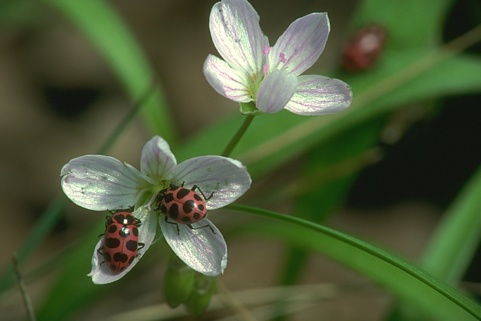
%> input picture ComputerVision/lista1/Q2/img/35008.jpg, 481 x 321 px
$ octave q2.m   (GNU Octave 9; MATLAB toolbox functions it lacks are replaced by stand-ins)
%> lines starting %> are read from the running program, lines starting %| are printed output that depends on the picture
clc;    % Clear the command window.
close all;  % Close all figures (except those of imtool.)
imtool close all;  % Close all imtool figures.
clear;  % Erase all existing variables.
workspace;  % Make sure the workspace panel is showing.

% Read a grayscale image
I = imread('./img/35008.jpg');
%> I is the input picture: size 321x481x3 uint8; mean R, G, B 76.1, 89, 55.2

% Convert the RGB image to a grayscale image
GS = rgb2gray(I);
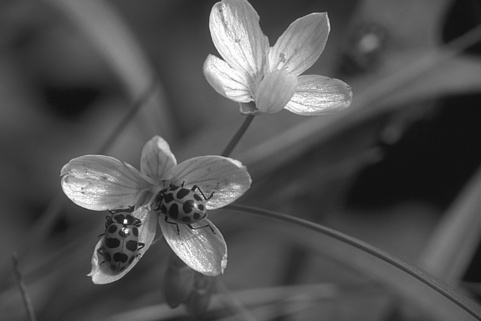
%> GS: size 321x481 uint8; min 16, max 254, mean 81.3

% Save the gray scale image
imwrite(GS,'./img/grayscale.png');

% Filtros
% Roberts
h1R = [-1 0; 0 1];
h2R = [0 -1; 1 0];

% Prewitt
h1P = [0 1 1; -1 0 1; -1 -1 0];
h2P = [-1 -1 0; -1 0 1; 0 1 1];

% Sobel
h1S = [0 1 2; -1 0 1; -2 -1 0];
h2S = [-2 -1 0; -1 0 1; 0 1 2];

% Laplaciano
hL = fspecial('laplacian',1);

% LoG
hLog = fspecial('log',[3 3],1);

I1R=imfilter(GS,h1R);
I2R=imfilter(GS,h2R);
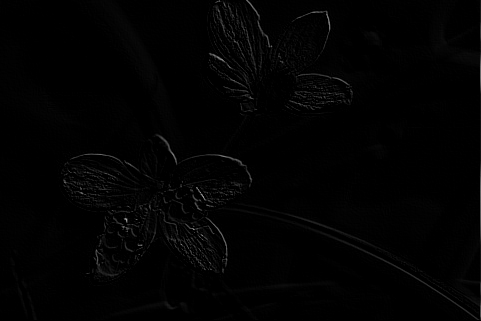
%> I2R: size 321x481 uint8; min 0, max 171, mean 2.3
IR = I1R + I2R;

I1P=imfilter(GS,h1P);
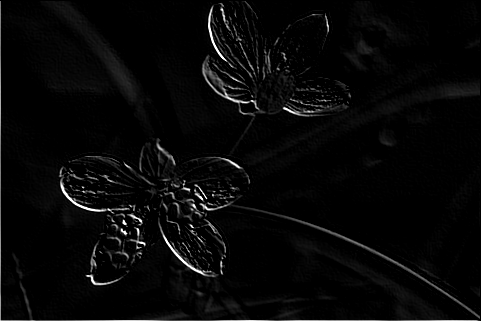
%> I1P: size 321x481 uint8; min 0, max 255, mean 7.5
I2P=imfilter(GS,h1P);
IP = I1P + I2P;

I1S=imfilter(GS,h1S);
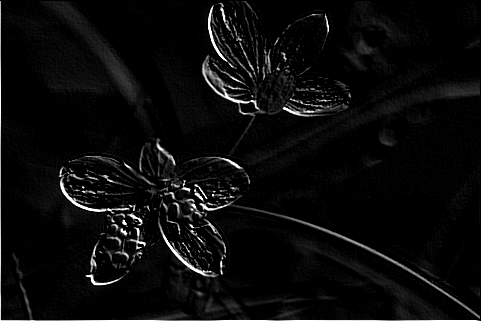
%> I1S: size 321x481 uint8; min 0, max 255, mean 10.8
I2S=imfilter(GS,h2S);
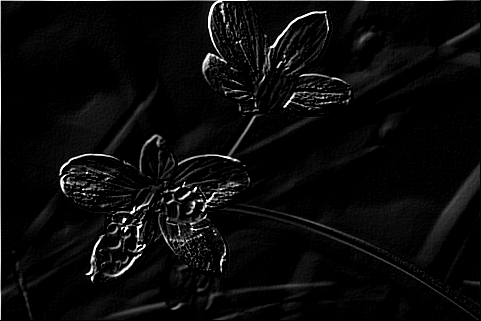
%> I2S: size 321x481 uint8; min 0, max 255, mean 10.7
IS = I1S + I2S;
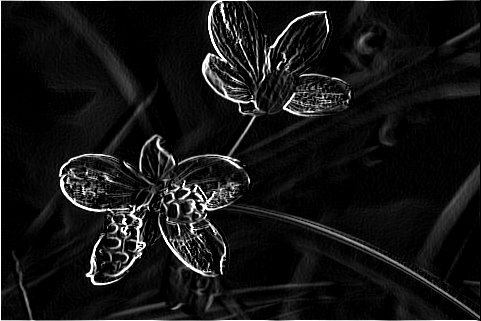
%> IS: size 321x481 uint8; min 0, max 255, mean 20.5

IL=imfilter(GS,hL);
ILog=imfilter(GS,hLog);
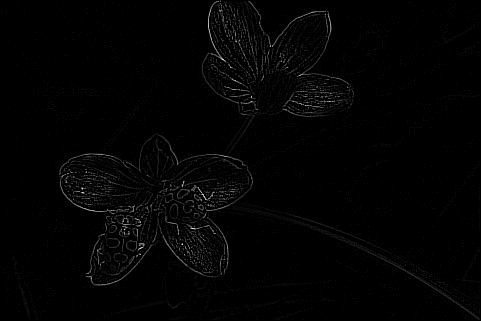
%> ILog: size 321x481 uint8; min 0, max 29, mean 0.4; drawn with min black and max white

% Save the binary image
imwrite(IR,'./img/roberts.png');

% Save the binary image
imwrite(IP,'./img/prewitt.png');

% Save the binary image
imwrite(IS,'./img/sobel.png');

% Save the binary image
imwrite(IL,'./img/laplacian.png');

% Save the binary image
imwrite(ILog,'./img/log.png');
